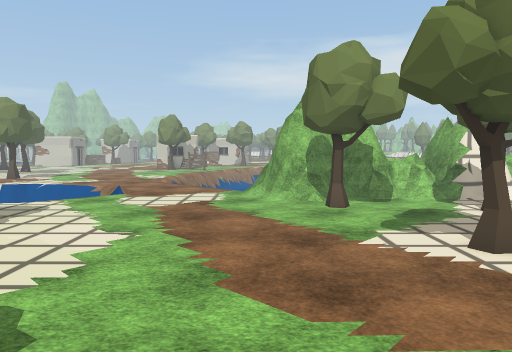
[1] (above)

19 first-person views from a walk through a scene from a Unity 3-D project. The camera is 1.5 m above the floor, tilts 4° down and sees 70° across. The floor is counted in squares, 1 m on a side. Each view is taken from the middle of a square. On the plan, view 1 faces up. The plan holds only what a view shows up to about 16 squares ahead; the rest is blank. The place goes on beyond the plan. The player character is not drawn. Some animated figures are not drawn. Some surface patterns are stand-ins.

[2]
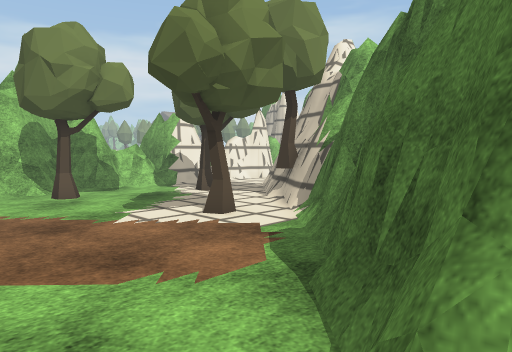

[3]
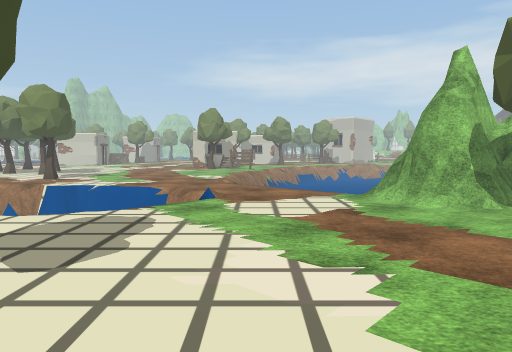

[4]
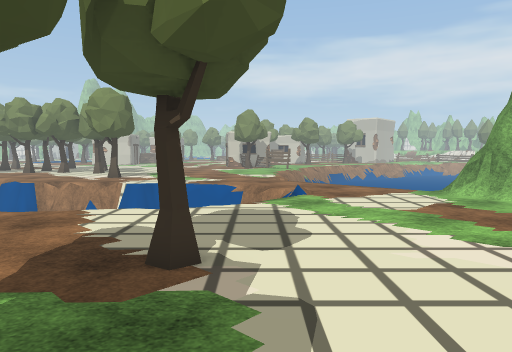

[5]
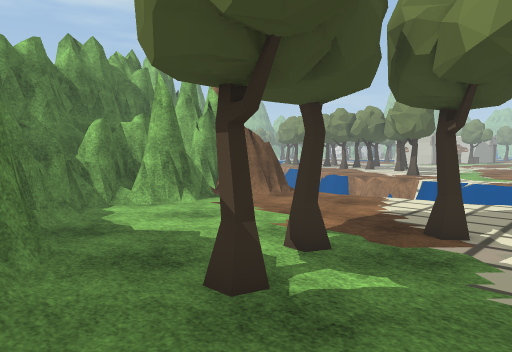

[6]
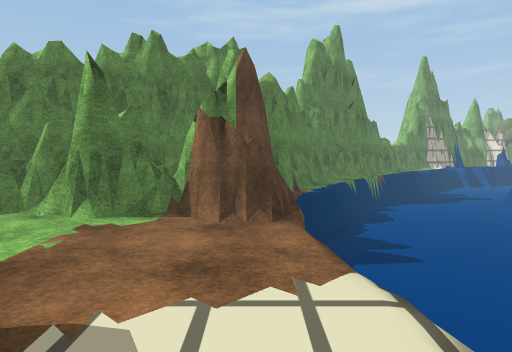

[7]
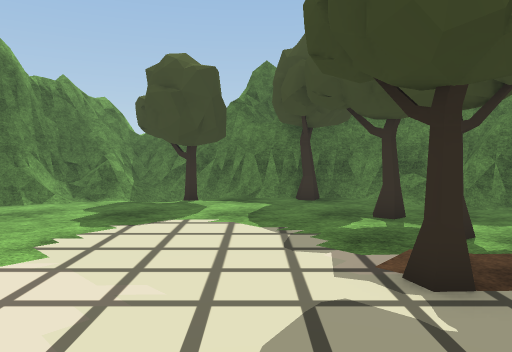

[8]
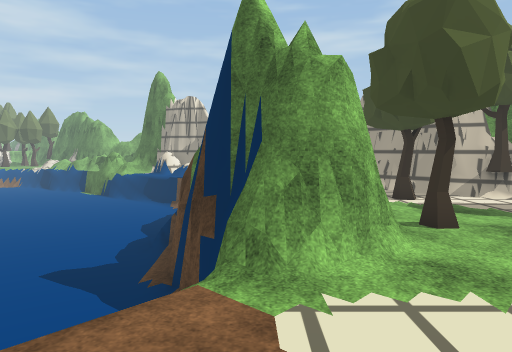

[9]
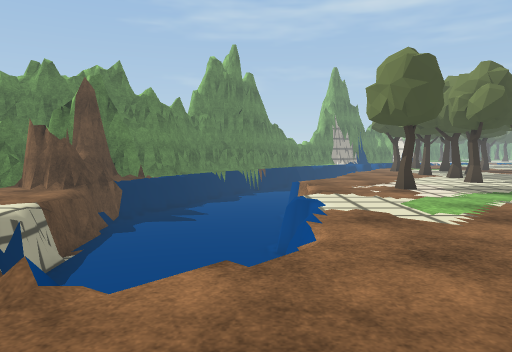

[10]
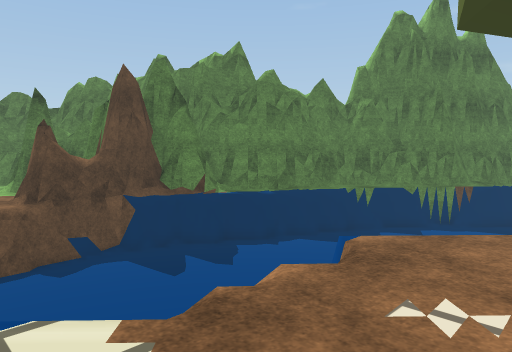

[11]
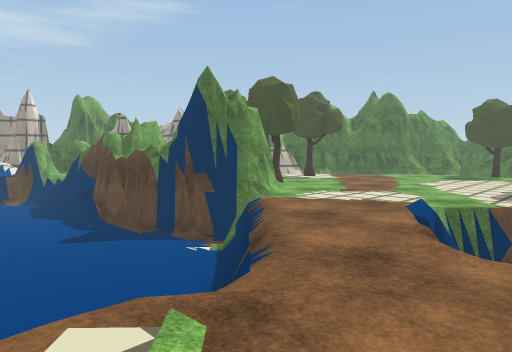

[12]
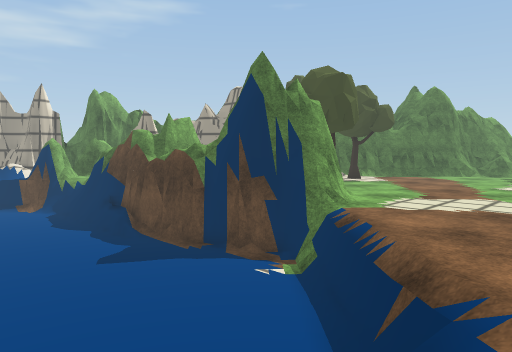

[13]
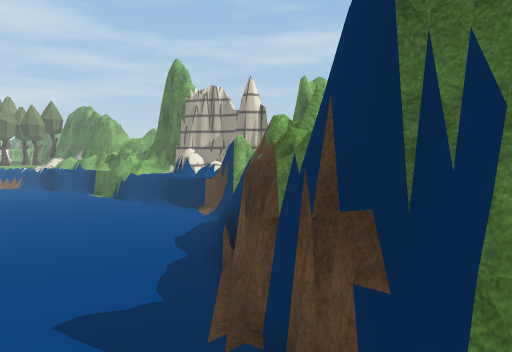

[14]
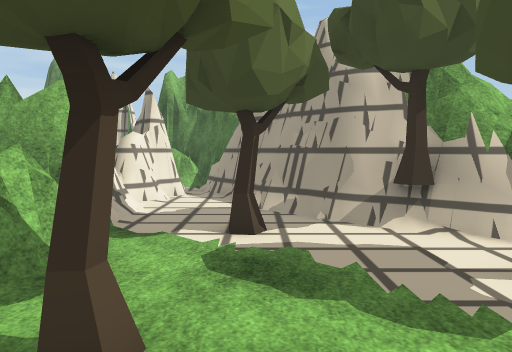

[15]
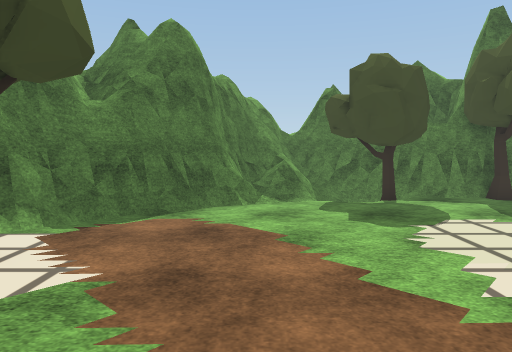

[16]
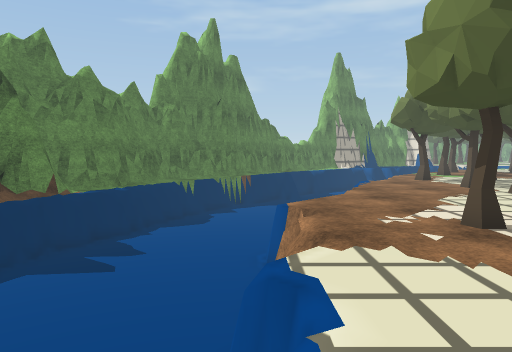

[17]
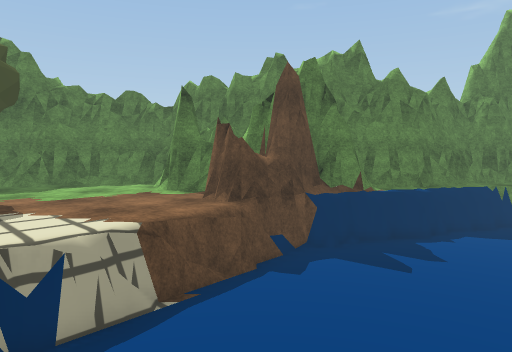

[18]
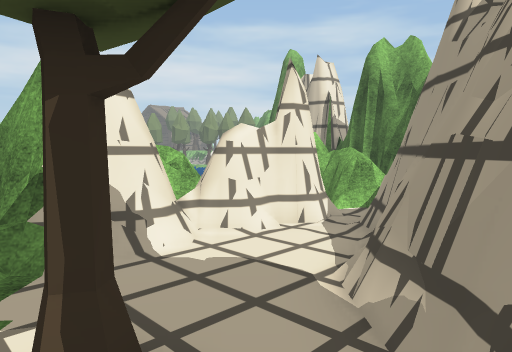

[19]
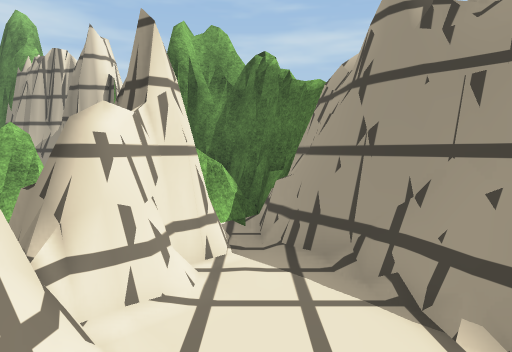

### Floor plan
Key: @ floor where view 1 was taken; # wall or solid block; x gap in a wall; . main floor; : floor 0.25 m higher than the main floor; - floor 0.25 m lower than the main floor; / step, stairs or slope; = window, fence, low wall or low ledge; v drop or lower ground; T tree.
Columns run from 28 left of view 1 to 15 right of it. Each row starts with its distance up from view 1.
 24     .............  .  .            vvvvvvvv
 23     ...............  ..-  vvvvvv  vvvvvvvvv
 22      v.......T.........v  vvvvvvvvvvvvvvvvv
 21      vvv............../v  vvvvvvvvvvvvvvvvv
 20      vvv ..............-vvvvvvvvvvvvvvvvvvv
 19 vv   vvvvvvv////........-vvvvvvvvvvvvvvvvvv
 18 vvv vvvvvvvvvvvvvvvv/....-vvvvvvvvvvvvvv vv#
 17 vvvvvvvvvvvvvvvvvv   v..../vvvvv########   #
 16 #vvvvvvvvvvvvvvvvv    v..../vv#######  ##= #
 15 #=.vvvvvvvvvvvvvvvv   v.....=##### ##  ##  #
 14 ##=..vvvvvvvvvvvvvvv vv.....=#########=##
 13  ####..vvvvvvvvvvvv  v.......#####====.#####
 12    ####..vvvvvvvvvvv .........x..........==#
 11      ######==v................TT........####
 10          #####.....................T..###
  9            ###.......................###
  8             #.......................##
  7             #.......T..............T#
  6            ##:..................T.=##
  5            ##.....TT..............##
  4            #=......T............###
  3            ##=.....T............##
  2             ####..............###
  1               ###=........../=##
  0                 ###.T...T //@##
 -1                   ######====##
 -2                       #######

Where each view was taken, in squares from view 1:
view 1: 0 up, 0 right, facing up
view 2: 0 up, 1 left, facing up-right
view 3: 3 up, 4 left, facing up
view 4: 2 up, 7 left, facing up
view 5: 0 up, 6 left, facing up-left
view 6: 10 up, 7 left, facing left
view 7: 11 up, 6 left, facing down
view 8: 15 up, 5 left, facing right
view 9: 17 up, 2 left, facing left
view 10: 22 up, 12 left, facing down-left
view 11: 24 up, 9 left, facing down-right
view 12: 24 up, 6 left, facing down-right
view 13: 17 up, 2 left, facing right
view 14: 10 up, 0 right, facing right
view 15: 11 up, 0 right, facing down
view 16: 18 up, 8 left, facing left
view 17: 18 up, 8 left, facing down-left
view 18: 8 up, 6 right, facing up-right
view 19: 12 up, 7 right, facing right
